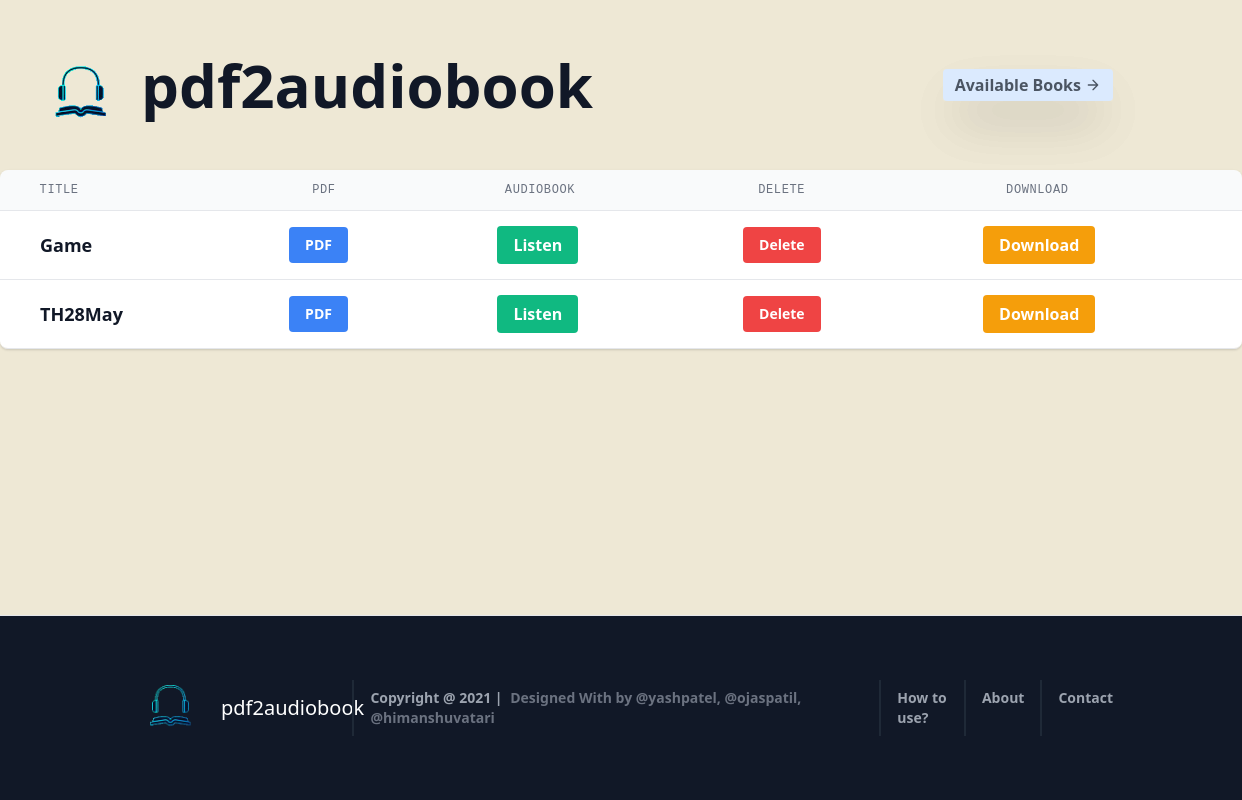
The app's page /book/, older data.
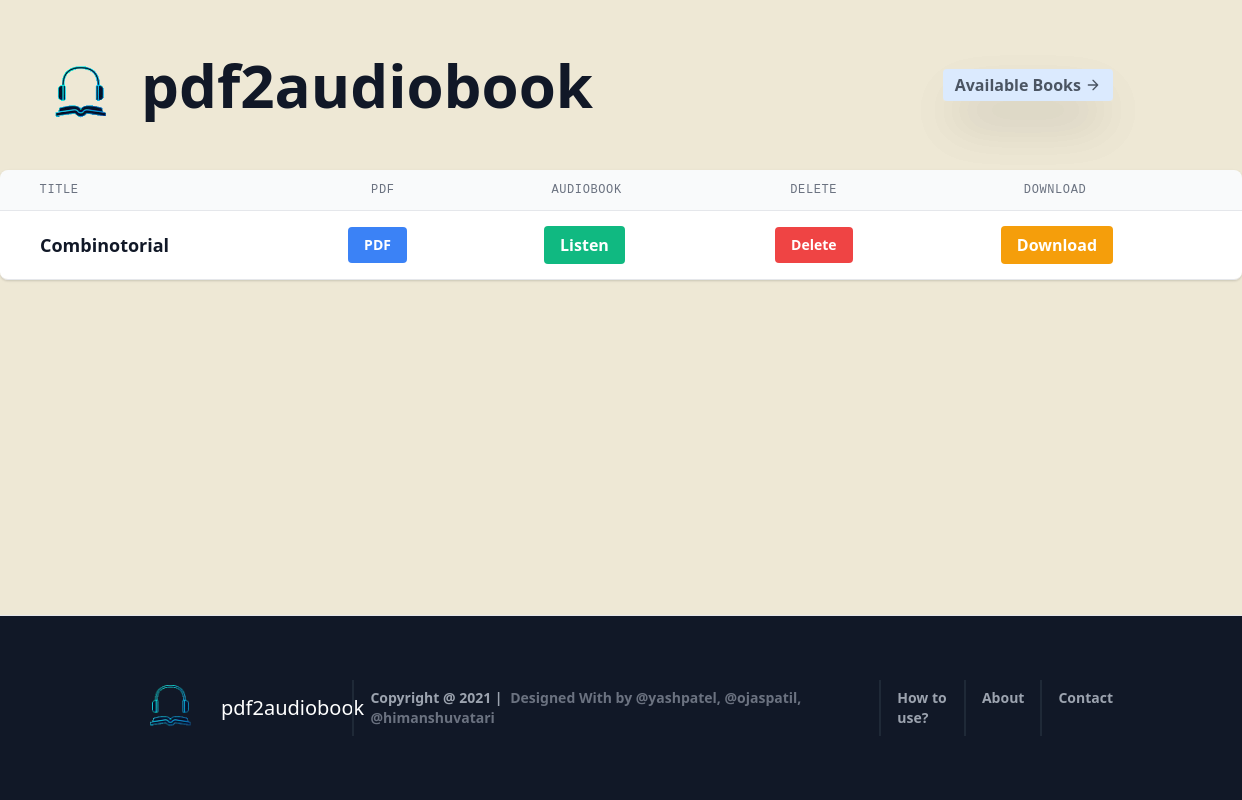
The same page, newer data.
### convert/models.py (models this page shows, shortened)
class Books(models.Model):
	title = models.CharField(max_length=100)
	file = models.FileField(upload_to='books')
	index = models.CharField(max_length=100, default="editorial")

### convert/views.py (the view)
# urls.py: path('book/', book_list, name = 'book-list'),
def book_list(request):
	books = Books.objects.all()
	context = {
		'books': books,
	}
	return render(request, 'book_list.html', context)

### templates/book_list.html (shortened to what this page needs)
{% extends 'base.html' %}
{% block content %}
	<div class="flex flex-col">
		<div class="-my-2 overflow-x-auto sm:-mx-6 lg:-mx-8">
		<div class="py-2 align-middle inline-block min-w-full sm:px-6 lg:px-8">
			<div class="shadow overflow-hidden border-b border-gray-200 sm:rounded-lg">
			<table class="min-w-full divide-y divide-gray-200">
				<thead class="bg-gray-50">
				<tr>
					<th scope="col" class="px-6 py-3 text-left text-xs font-medium text-gray-500 uppercase tracking-wider">
						<pre>  Title</pre>
					</th>
					<th scope="col" class="px-6 py-3 text-left text-xs font-medium text-gray-500 uppercase tracking-wider">
						<pre>     PDF</pre>
					</th>
					<th scope="col" class="px-6 py-3 text-left text-xs font-medium text-gray-500 uppercase tracking-wider">
						<pre>   AudioBook</pre>
					</th>
					<th scope="col" class="px-6 py-3 text-left text-xs font-medium text-gray-500 uppercase tracking-wider">
						<pre>    Delete</pre>
					</th>
					<th scope="col" class="px-6 py-3 text-left text-xs font-medium text-gray-500 uppercase tracking-wider">
						<pre>     Download</pre>
					</th>
				</tr>
				</thead>
				<tbody class="bg-white divide-y divide-gray-200">
					{% for book in books %}
						<tr>
							<td class="px-6 py-4 whitespace-nowrap">
								<div class="flex items-center">
									<div class="ml-4">
										<div class="text-sm font-medium text-gray-900 font-bold text-lg">
											{{ book.title }}
										</div>
									</div>
								</div>
							</td>
							<td class="px-6 py-4 whitespace-nowrap">
								<div class="flex items-center">
									<div class="ml-4">
										<a href="/media/{{ book.file }}" target="_blank" class="text-sm font-medium text-gray-900">
											<button class="bg-blue-500 hover:bg-blue-700 text-white font-bold py-2 px-4 rounded">
												PDF
											</button>
										</a>
									</div>
								</div>
							</td>
							<td class="px-6 py-4 whitespace-nowrap">
								<div class="flex items-center">
									<div class="ml-4">
										<a href="{% url 'chapterList' name=book.title %}" class="bg-green-500 hover:bg-green-700 text-white font-bold py-2 px-4 rounded">
											Listen
										</a>
									</div>
								</div>
							</td>
							<td class="px-6 py-4 whitespace-nowrap">
								<div class="flex items-center">
									<div class="ml-4">
										<div class="text-sm font-medium text-gray-900">
											<form action="{% url 'book-delete' book.pk %}" method="post">
												<button type="submit" class="bg-red-500 hover:bg-red-700 text-white font-bold py-2 px-4 rounded">
													Delete
												</button>
											</form>
										</div>
									</div>
								</div>
							</td>
							<td class="px-6 py-4 whitespace-nowrap">
								<div class="flex items-center">
									<div class="ml-4">
										<a href="{% url 'download-audio' name=book.title %}" class="bg-yellow-500 hover:bg-yellow-700 text-white font-bold py-2 px-4 rounded">
											Download
										</a>
									</div>
								</div>
							</td>
						</tr>
					{% endfor %}
				</tbody>
			</table>
			</div>
		</div>
		</div>
	</div>
{% endblock content %}

Row changes from the older to the newer data that the page shows:
removed Books: title "Game"
removed Books: title "TH28May"
added Books: title "Combinotorial"
